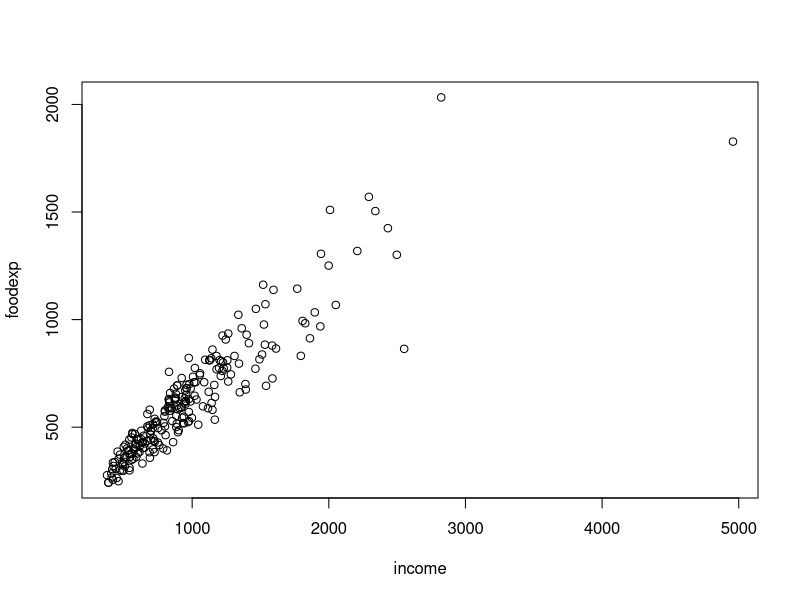
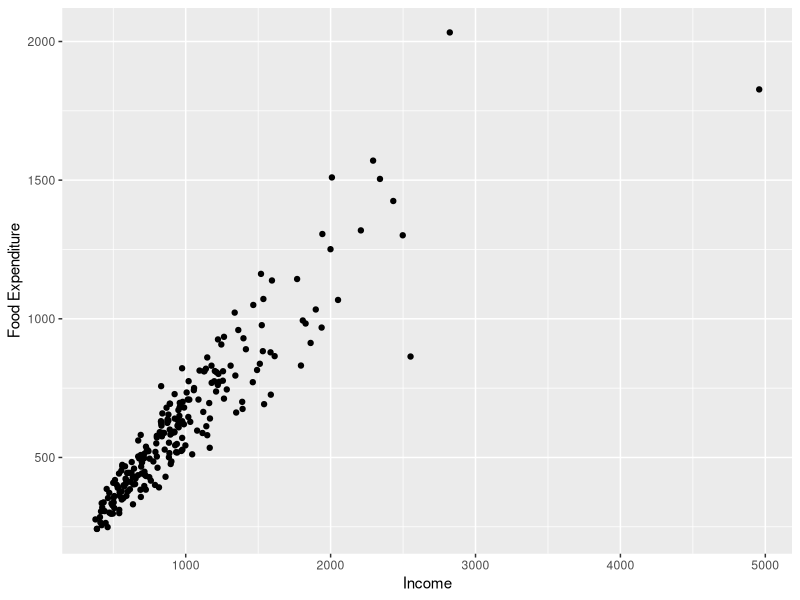
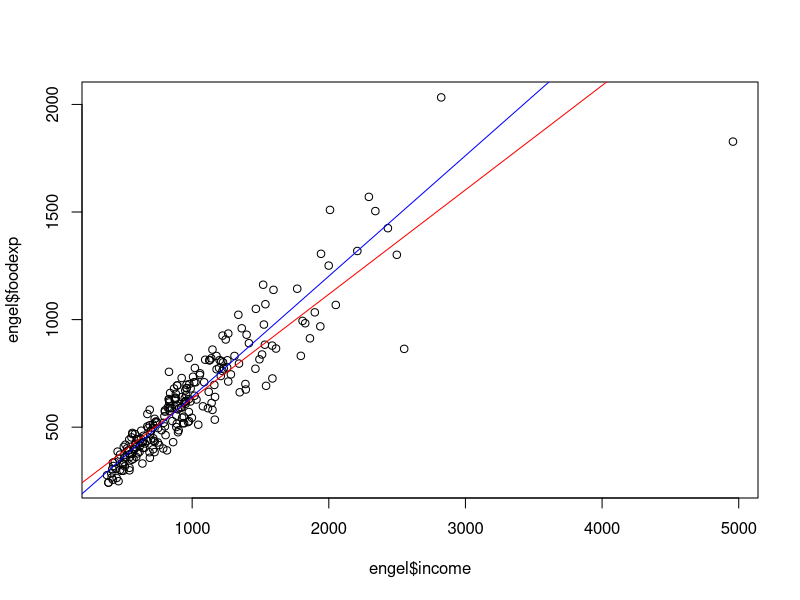
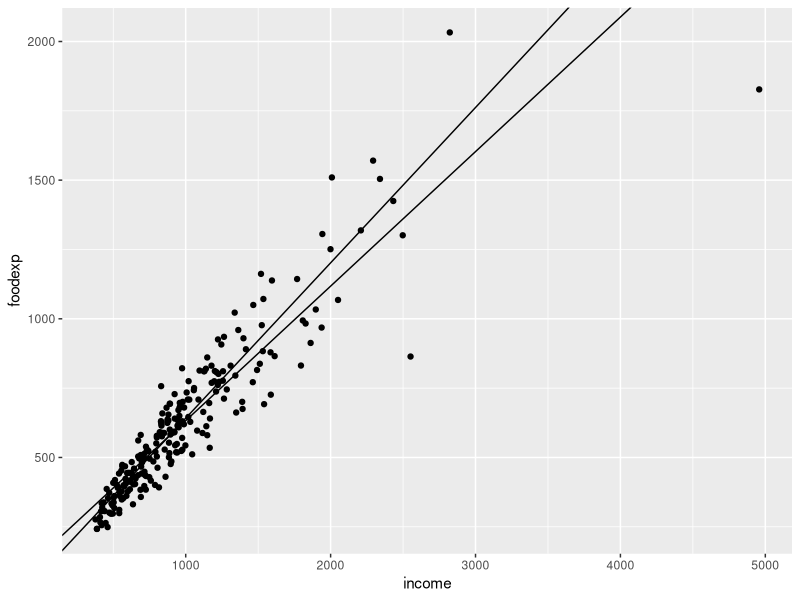
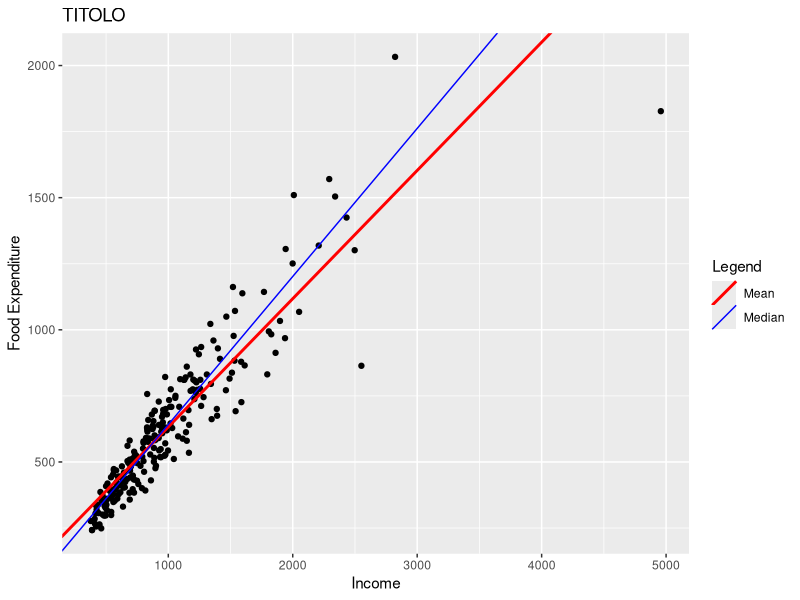
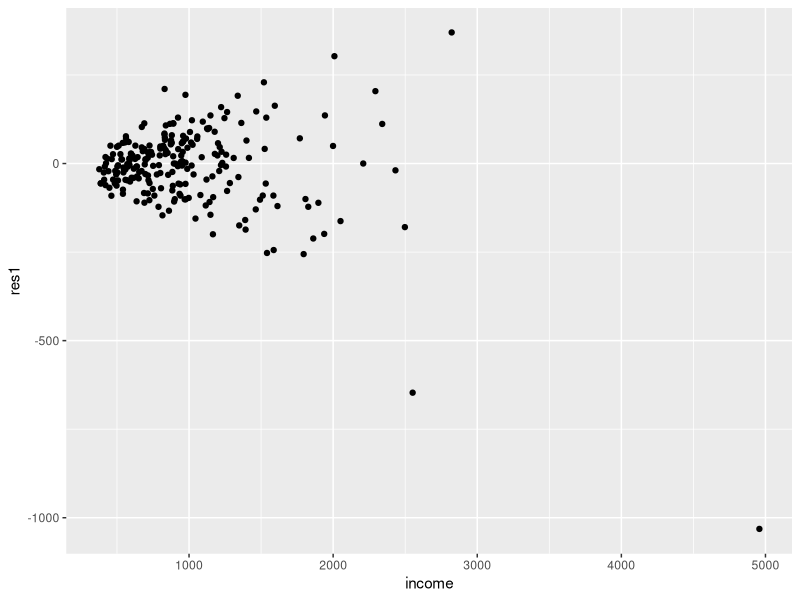
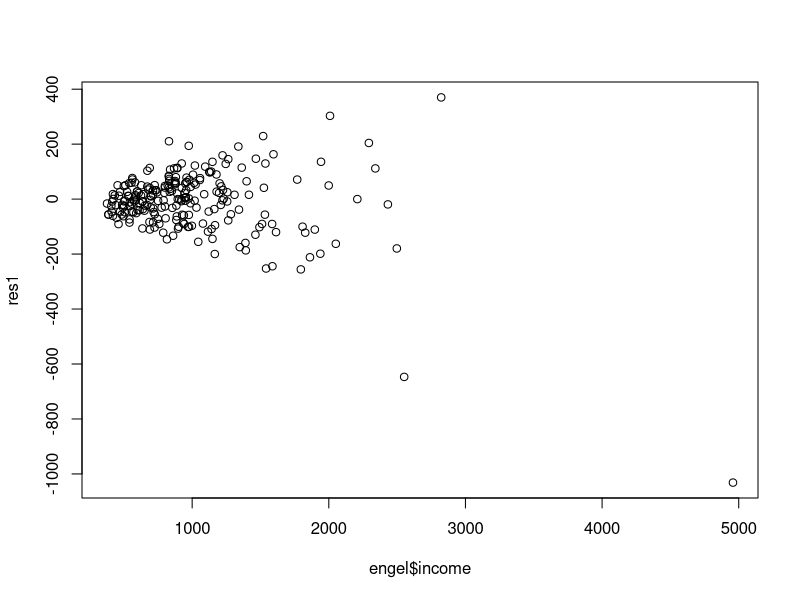
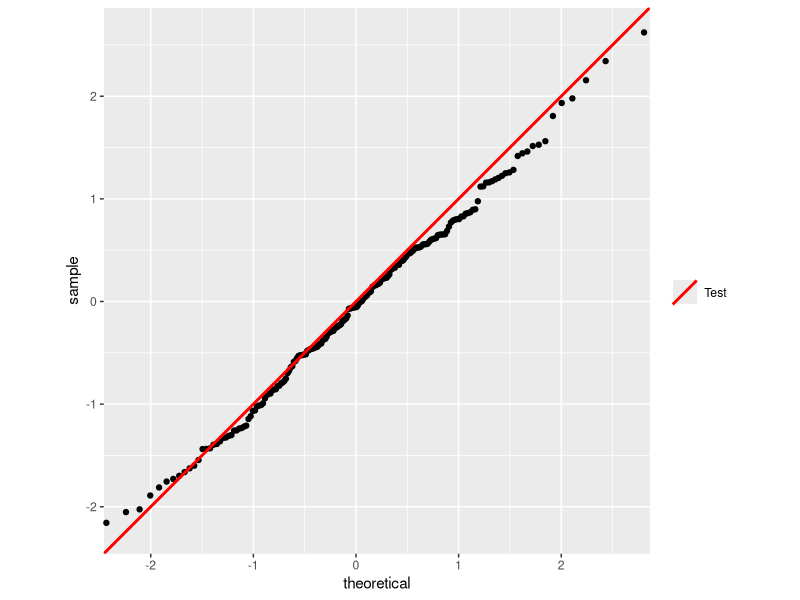

Recreate these plots in R, in order.
# from rq.pdf


library(quantreg)
library(ggplot2)

??quantreg

?rq
data(engel)
engel
head(engel)
plot(engel)

ggplot(data = engel) + geom_point(mapping = aes(x=income, y=foodexp)) +
  xlab("Income") + ylab("Food Expenditure") 


# fit the median
fit1 <- rq(foodexp ~ income, tau=.5, data=engel, method="br")
fit1
fit <- lm(foodexp ~ income, data=engel)

plot(engel$income, engel$foodexp)
abline(fit, col='red')
abline(fit1, col='blue')

coef(fit)[1]

ggplot(data = engel) + geom_point(mapping = aes(x=income, y=foodexp)) +
  geom_abline(intercept = coef(fit)[1], slope = coef(fit)[2], aes( color='Mean') ) +
  geom_abline(intercept = coef(fit1)[1], slope = coef(fit1)[2], aes(col='Median') ) +
  scale_color_manual("", breaks=c("Mean, Median"), values=c("red", "blue"))

ggplot(data = engel) + geom_point(mapping = aes(x=income, y=foodexp)) +
  geom_abline( aes(intercept = coef(fit)[1], slope = coef(fit)[2], color='Mean'), size=1 ) +
  geom_abline( aes(intercept = coef(fit1)[1], slope = coef(fit1)[2], col='Median') ) +
  scale_color_manual("Legend", values=c("red", "blue")) +
  xlab("Income") + ylab("Food Expenditure") +
  labs(title="TITOLO")



summary(fit1)
res1 <- resid(fit1)
res1
head(res1)

class(res1)

new <- cbind(engel, res1)
new

ggplot(data=cbind(engel, res1)) + geom_point(mapping = aes(x=income, y=res1))
plot(engel$income, res1)

c1 <- coef(fit1)
c1

summary(fit1)
summary(fit1, se='ker')
summary(fit1, se='nid')
summary(fit1, se='boot')





df <- data.frame(y = rnorm(200))

ggplot(df, aes(sample = y)) + 
  stat_qq() +
  geom_abline(aes(slope=1, intercept=0, colour="Test"), size=1) +
  coord_equal(xlim=range(df$y)) +
  labs(colour="") +
  scale_colour_manual(values="red")







taus <- c(0.05, 0.1, 0.5, 0.9, 0.95)
fit <- lm(foodexp ~ income, data=engel)
plt <- ggplot(data = engel) + geom_point(mapping = aes(x=income, y=foodexp)) +
        geom_abline( aes(intercept = coef(fit)[1], slope = coef(fit)[2], color='Mean'), size=1 )

plt        
for( tau in taus){
  print(tau)
  fit <- rq(foodexp ~ income, tau=tau, data=engel, method="br")
  plt + geom_abline( aes(intercept = coef(fit)[1], slope = coef(fit)[2], color='Quant') )
}

plt + scale_color_manual("Legend", values=c("red", "blue", "blue", "blue", "blue", "blue")) +
  xlab("Income") + ylab("Food Expenditure") +
  labs(title="TITOLO")

plt




# NONPARAMETRIC QUANTILE REGRESSION

library(MASS)

data("mcycle")
mcycle
ggplot(mcycle) + geom_point(aes(x=times, y=accel))

# locally polynomial
?lprq

dev.off()

hs <- c(1,2,3,4)
attach(mcycle)
plot(times,accel,xlab = "milliseconds", ylab = "acceleration")

for(i in hs){
  h = hs[i]
  print(h)
  fit <- lprq(mcycle$times, mcycle$accel, h=h, tau=.5)
  summary(fit)
  lines(fit$xx, fit$fv)
}

legend(45,-70,c("h=1","h=2","h=3","h=4"),lty=1:length(hs))



attach(engel)
plot(income,foodexp,cex=.25,type="n",xlab="Household Income", ylab="Food Expenditure")
points(income,foodexp,cex=.5,col="blue")
abline(rq(foodexp~income,tau=.5),col="blue")
abline(lm(foodexp~income),lty=2,col="red") #the dreaded ols line
taus <- c(.05,.1,.25,.75,.90,.95)
for( i in 1:length(taus)){
  abline(rq(foodexp~income,tau=taus[i]),col="gray")
}






library(splines)

plot(times,accel,xlab = "milliseconds", ylab = "acceleration",type="n")
points(times,accel,cex = .75)

?model.matrix
# see construct design matrices
?bs  # Generate the B-spline basis matrix for a polynomial spline

X <- model.matrix(accel ~ bs(times, df=15))
X
dim(X)

for(tau in 1:3/4){
  fit <- rq(accel ~ bs(times, df=15), tau=tau, data=mcycle)
  accel.fit <- X %*% fit$coef
  lines(times,accel.fit)
}
